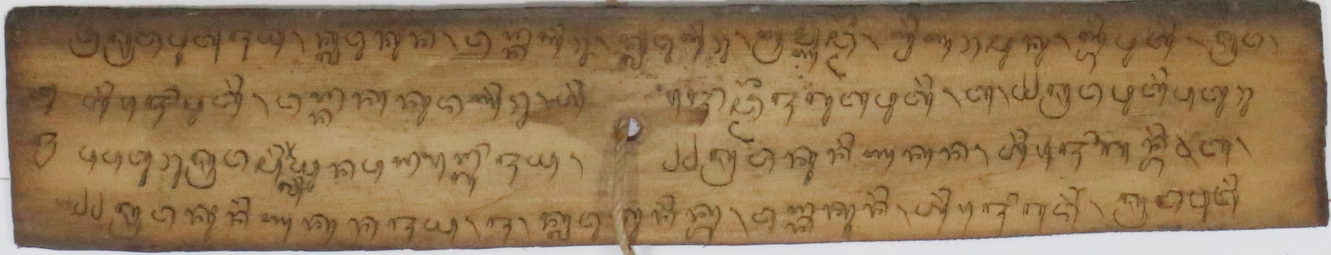
#> input picture sample_images/palm_leaf_sample.jpg, 2661 x 509 px (shown at 1/2 size)
$ python -i roi.py   (imports and definitions only)
#> lines starting #> are read from the running program, lines starting #| are printed output that depends on the picture; after the words box and inside, x2 and y2 are one past the last pixel; in counts of white or black regions, pixels touching at a corner belong together
#> further down, picture is the input picture: shape (509, 2661, 3); mean B, G, R 82.8, 119.3, 147.8
from __future__ import annotations

import cv2
import numpy as np


def _largest_cc(binary: np.ndarray) -> np.ndarray:
    n, labels, stats, _ = cv2.connectedComponentsWithStats(
        binary.astype(np.uint8), connectivity=8
    )
    if n <= 1:
        return binary.astype(np.uint8)
    best = int(stats[1:, cv2.CC_STAT_AREA].argmax()) + 1
    return (labels == best).astype(np.uint8)


def _fill_holes(mask: np.ndarray) -> np.ndarray:
    img_255 = (mask > 0).astype(np.uint8) * 255
    h, w = img_255.shape
    inv = cv2.bitwise_not(img_255)
    flooded = inv.copy()
    for x, y in [(0, 0), (w - 1, 0), (0, h - 1), (w - 1, h - 1)]:
        if flooded[y, x] == 255:
            seed = np.zeros((h + 2, w + 2), np.uint8)
            cv2.floodFill(flooded, seed, (x, y), 128)
    holes = flooded == 255
    return ((img_255 > 0) | holes).astype(np.uint8)


def _coverage(mask: np.ndarray) -> float:
    return float(mask.sum()) / mask.size


def _pick_document_class(
    bright: np.ndarray, dark: np.ndarray, min_cov: float
) -> np.ndarray:
    b_lcc = _largest_cc(bright)
    d_lcc = _largest_cc(dark)
    b_cov = _coverage(b_lcc)
    d_cov = _coverage(d_lcc)

    if b_cov > 0.90 and d_cov >= min_cov:
        return d_lcc
    if d_cov > 0.90 and b_cov >= min_cov:
        return b_lcc
    return b_lcc if b_cov >= d_cov else d_lcc


def detect_roi(
    bgr: np.ndarray,
    *,
    margin_frac: float = 0.015,
    fallback_coverage: float = 0.95,
    min_coverage: float = 0.05,
    downsample: int = 4,
    close_frac: float = 0.04,
) -> np.ndarray:
#> called with margin_frac = 0.015, fallback_coverage = 0.95, min_coverage = 0.05, downsample = 4, close_frac = 0.04
    H, W = bgr.shape[:2]
#> H = 509; W = 2661

    h = max(1, H // downsample)
#> h = 127
    w = max(1, W // downsample)
#> w = 665
    small = cv2.resize(bgr, (w, h), interpolation=cv2.INTER_AREA)

    lab = cv2.cvtColor(small, cv2.COLOR_BGR2LAB)
#> lab: shape (127, 665, 3); mean of channels 0, 1, 2 132.3, 134.4, 152.4
    L = lab[:, :, 0]

    sigma = max(1, min(h, w) // 20)
#> sigma = 6
    ksize = int(sigma * 6) | 1
#> ksize = 37
    L_blur = cv2.GaussianBlur(L, (ksize, ksize), sigma)
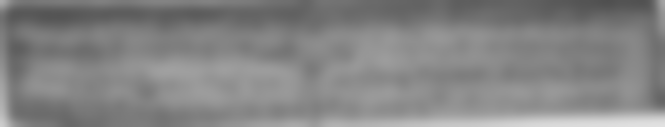
#> L_blur: shape (127, 665); min 79, max 225, mean 131.8

    _, thresh = cv2.threshold(
        L_blur, 0, 255, cv2.THRESH_BINARY + cv2.THRESH_OTSU
    )
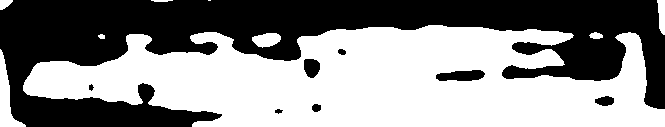
#> thresh: shape (127, 665); 54.4% white; 8 black regions, largest, box (x1, y1, x2, y2) and area: (0, 0, 665, 127) 37576, (436, 70, 485, 81) 415, (304, 59, 320, 78) 245
    bright = (thresh == 255).astype(np.uint8)
    dark = (1 - bright).astype(np.uint8)

    best = _pick_document_class(bright, dark, min_coverage)
#> in _largest_cc, `n, labels, stats, _ = cv2.connectedComponentsWithStats( binary.astype(..`:
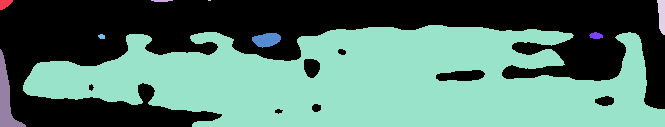
#> labels: shape (127, 665) int32; 10 distinct labels, from 0 to 9; one colour per label, 0 black
#> in _largest_cc, `n, labels, stats, _ = cv2.connectedComponentsWithStats( binary.astype(..`: n = 10; stats = [[0, 0, 665, 127, 38524], [0, 0, 13, 10, 90], [151, 0, 22, 2, 36], [208, 0, 3, 1, 3], [657, 0, 8, 35, 213], [23, 25, 642, 102, 44433], [252, 33, 29, 15, 312], [589, 32, 14, 7, 71], [98, 34, 7, 5, 28], [0, 49, 26, 78, 745]]
#> in _largest_cc, `best = int(stats[1:, cv2.CC_STAT_AREA].argmax()) + 1`: best = 5
#> in _largest_cc, `return (labels == best).astype(np.uint8)`: returned value: shape (127, 665); values 0 (black) and 1 (white), 52.6% white; 8 black regions, largest, box (x1, y1, x2, y2) and area: (0, 0, 665, 127) 39074, (436, 70, 485, 81) 415, (304, 59, 320, 78) 245
#> in _largest_cc (call 2), `n, labels, stats, _ = cv2.connectedComponentsWithStats( binary.astype(..`:
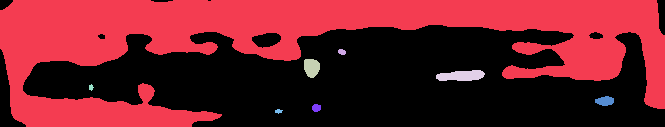
#> labels: shape (127, 665) int32; 9 distinct labels, from 0 to 8; one colour per label, 0 black
#> in _largest_cc (call 2), `n, labels, stats, _ = cv2.connectedComponentsWithStats( binary.astype(..`: n = 9; stats = [[0, 0, 665, 127, 45931], [0, 0, 665, 127, 37576], [338, 49, 8, 6, 38], [304, 59, 16, 19, 245], [436, 70, 49, 11, 415], [89, 84, 5, 7, 23], [595, 96, 19, 10, 142], [312, 104, 9, 8, 59], [275, 109, 8, 5, 26]]
#> in _largest_cc (call 2), `best = int(stats[1:, cv2.CC_STAT_AREA].argmax()) + 1`: best = 1
#> in _largest_cc (call 2), `return (labels == best).astype(np.uint8)`:
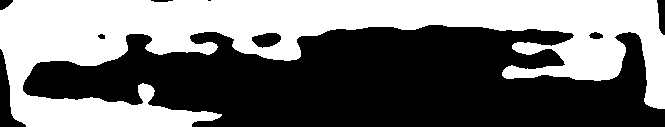
#> returned value: shape (127, 665); values 0 (black) and 1 (white), 44.5% white; 1 white region, box (x1, y1, x2, y2) and area: (0, 0, 665, 127) 37576
#> in _pick_document_class, `b_cov = _coverage(b_lcc)`: b_cov = 0.526
#> in _pick_document_class, `d_cov = _coverage(d_lcc)`: d_cov = 0.445

    close_px = max(3, int(close_frac * h))
#> close_px = 5
    close_k = cv2.getStructuringElement(
        cv2.MORPH_ELLIPSE, (close_px * 2 + 1, close_px * 2 + 1)
    )
    closed = cv2.morphologyEx(best, cv2.MORPH_CLOSE, close_k)
#> closed: shape (127, 665); values 0 (black) and 1 (white), 54.2% white; 6 black regions, box (x1, y1, x2, y2) and area: (0, 0, 665, 127) 37590, (514, 42, 540, 55) 265, (304, 59, 320, 77) 228, (138, 83, 154, 102) 228, (503, 65, 524, 79) 222, (198, 42, 217, 55) 188

    lcc = _largest_cc(closed)
    lcc = _fill_holes(lcc)
#> after the loop in _fill_holes, `for x, y in [(0, 0), (w - 1, 0), (0, h - 1), (w - 1, h - 1)]:`:
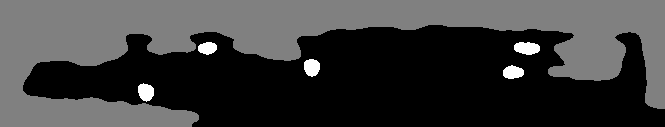
#> flooded: shape (127, 665); min 0, max 255, mean 60.4
#> in _fill_holes, `return ((img_255 > 0) | holes).astype(np.uint8)`: returned value: shape (127, 665); values 0 (black) and 1 (white), 55.5% white; 1 black region, box (x1, y1, x2, y2) and area: (0, 0, 665, 127) 37590

    margin_px = max(1, int(margin_frac * h))
#> margin_px = 1
    erode_k = cv2.getStructuringElement(
        cv2.MORPH_ELLIPSE, (margin_px * 2 + 1, margin_px * 2 + 1)
    )
#> erode_k = [[0, 1, 0], [1, 1, 1], [0, 1, 0]]
    eroded = cv2.erode(lcc, erode_k)
#> eroded: shape (127, 665); values 0 (black) and 1 (white), 54.2% white; 1 black region, box (x1, y1, x2, y2) and area: (0, 0, 665, 127) 38705

    roi = cv2.resize(eroded, (W, H), interpolation=cv2.INTER_NEAREST).astype(bool)
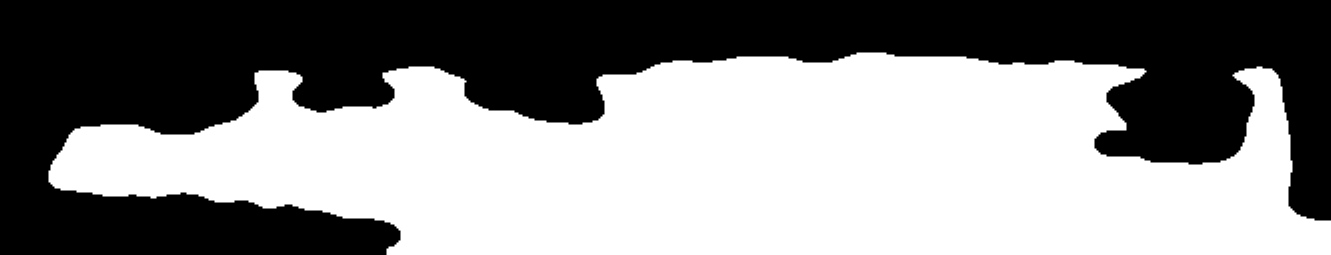
#> roi: shape (509, 2661) bool (shown at 1/2 size); 54% white; 1 black region, box (x1, y1, x2, y2) and area: (0, 0, 2661, 509) 622449

    cov = float(roi.sum()) / roi.size
#> cov = 0.54
    if cov > fallback_coverage or cov < min_coverage:
        return np.ones((H, W), dtype=bool)

    return roi


def draw_roi_overlay(
    bgr: np.ndarray,
    roi_mask: np.ndarray,
    fill_color: tuple[int, int, int] = (0, 200, 0),
    contour_color: tuple[int, int, int] = (0, 255, 0),
    alpha: float = 0.25,
    contour_thickness: int = 2,
) -> np.ndarray:
    vis = bgr.copy()
    overlay = bgr.copy()

    overlay[roi_mask] = fill_color
    cv2.addWeighted(overlay, alpha, vis, 1 - alpha, 0, vis)

    contours, _ = cv2.findContours(
        roi_mask.astype(np.uint8), cv2.RETR_EXTERNAL, cv2.CHAIN_APPROX_SIMPLE
    )
    cv2.drawContours(vis, contours, -1, contour_color, contour_thickness)

    return vis


def draw_mask_overlay(
    bgr: np.ndarray,
    mask: np.ndarray,
    fill_color: tuple[int, int, int] = (0, 0, 200),
    alpha: float = 0.35,
) -> np.ndarray:
    vis = bgr.copy()
    overlay = bgr.copy()
    overlay[mask] = fill_color
    cv2.addWeighted(overlay, alpha, vis, 1 - alpha, 0, vis)
    return vis

>>> import cv2
>>> picture = cv2.imread('../sample_images/palm_leaf_sample.jpg')
>>> result = detect_roi(picture)
